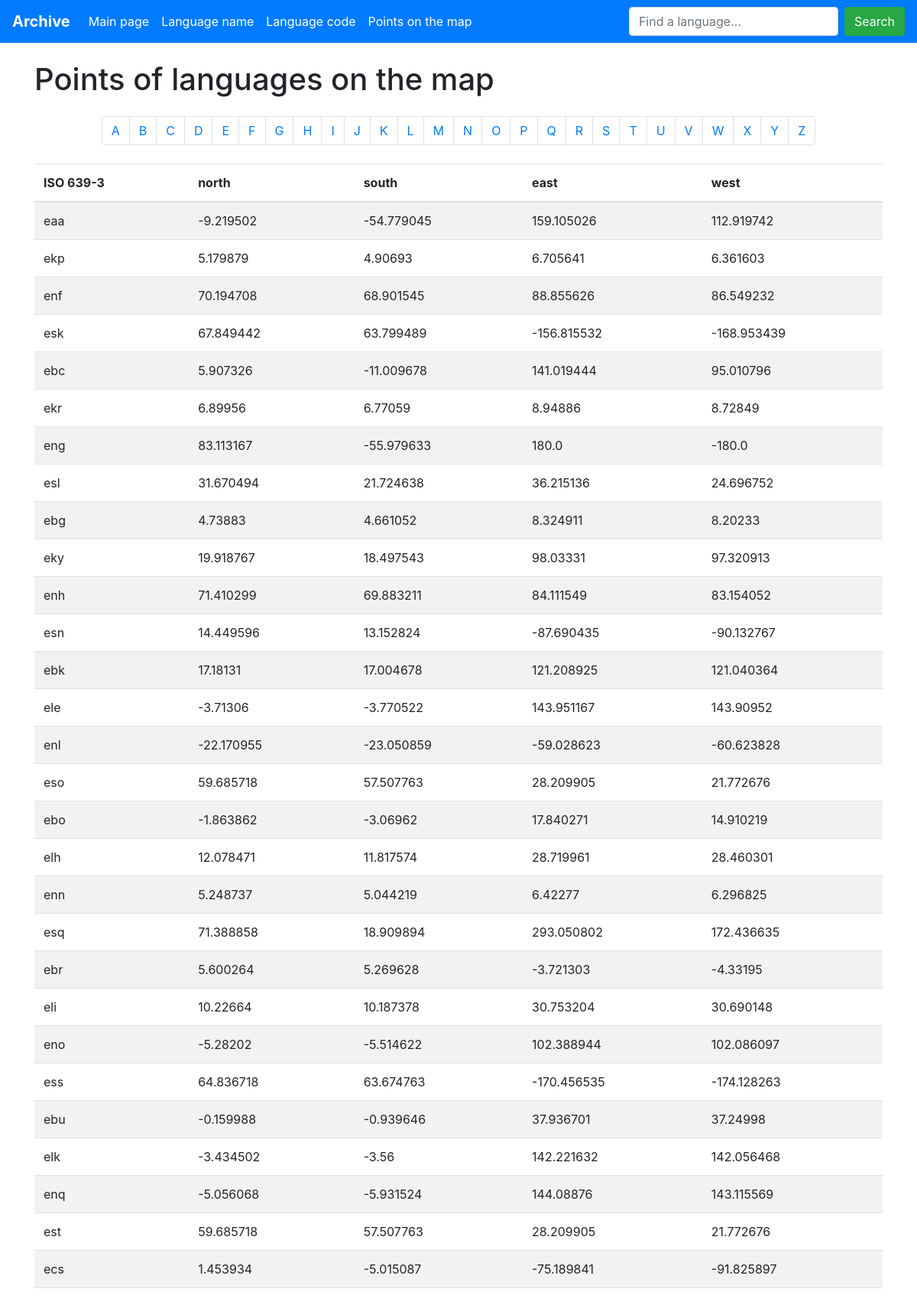
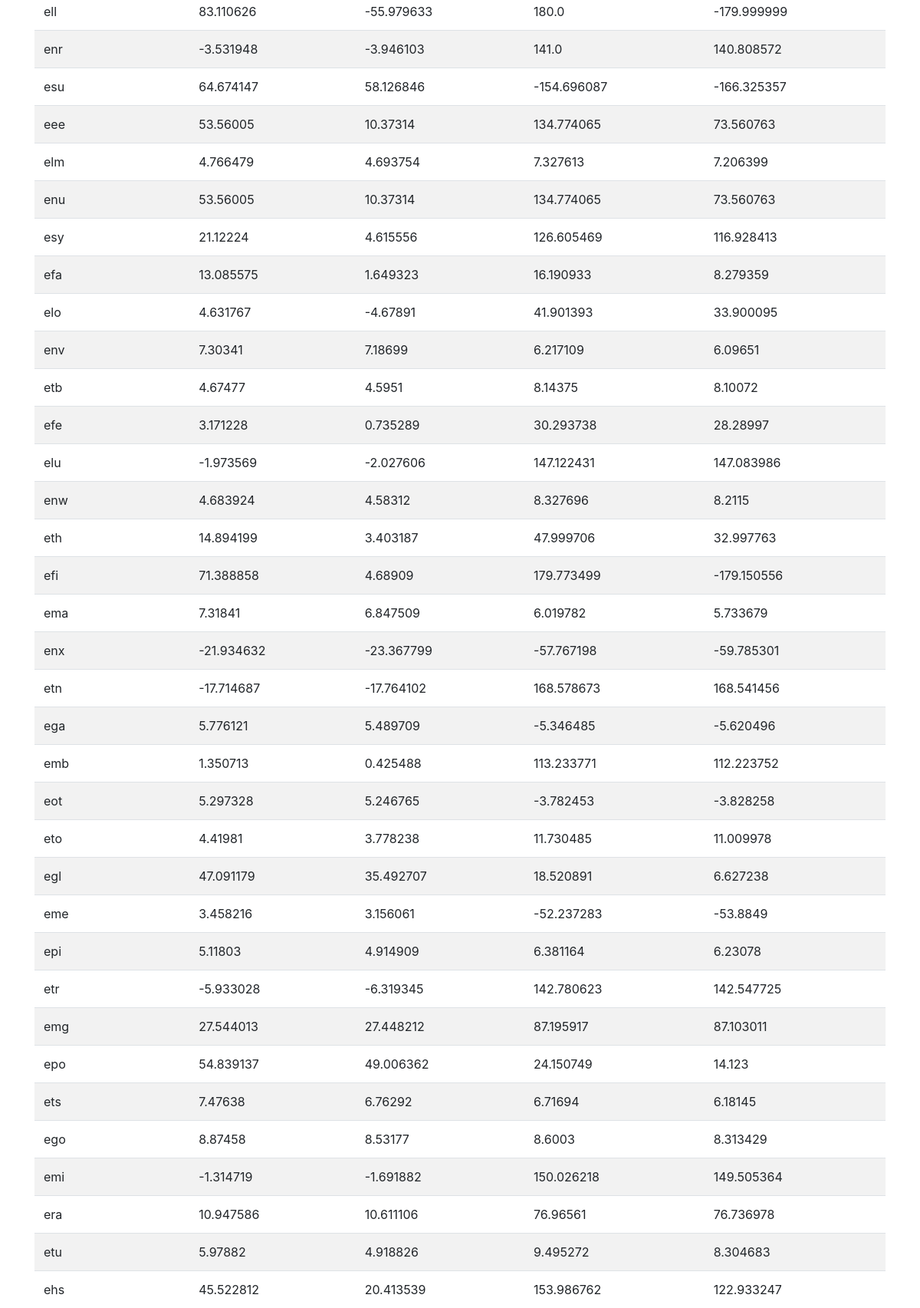
The app's page /browse/map-points/e (upper part) with its own data (2 pictures, top to bottom).
### langs/models.py (models this page shows, shortened)
class MapPoint(models.Model):
    iso = models.ForeignKey(Iso, on_delete=models.CASCADE)
    north = models.FloatField()
    south = models.FloatField()
    east = models.FloatField()
    west = models.FloatField()
    class Meta:
        db_table = 'map_point'

class Iso(models.Model):
    iso = models.CharField(max_length=3)
    class Meta:
        db_table = 'iso'
    def __str__(self):
        return self.iso

### langs/views.py (the view)
# urls.py: path('browse/map-points/', MapPointsView.as_view(), name='map_points'),
class MapPointsView(views.View):
    def get(self, request, letter='a'):
        context = {
            'map_points': MapPoint.objects.order_by('iso').filter(iso__iso__istartswith=letter),
            'pagination_letters': 'ABCDEFGHIJKLMNOPQRSTUVWXYZ',
        }
        return render(request, 'langs/points.html', context=context)

### langs/templates/langs/points.html (shortened to what this page needs)
{% extends './base.html' %}
{% load static %}
{% block header %}
  <div class="container my-4">
<h1>Points of languages on the map</h1>
  </div>
{% endblock %}
{% block pagination %}
  <div class="my-4">
    <nav aria-label="Page navigation example my-4">
      <ul class="pagination justify-content-center">
        {% for letter in pagination_letters %}
          <li class="page-item"><a class="page-link" href="/browse/map-points/{{ letter.lower }}">{{ letter }}</a></li>
        {% endfor %}
      </ul>
    </nav>
  </div>
{% endblock %}
{% block content %}
<div class="container my-4">
<table class="table table-striped">
  <thead>
    <tr>
      <th scope="col">ISO 639-3</th>
      <th scope="col">north</th>
      <th scope="col">south</th>
      <th scope="col">east</th>
      <th scope="col">west</th>
    </tr>
  </thead>
  <tbody>
    {% for point in map_points %}
      <tr>
        <td>{{ point.iso }}</td>
        <td>{{ point.north }}</td>
        <td>{{ point.south }}</td>
        <td>{{ point.east }}</td>
        <td>{{ point.west }}</td>
      </tr>
    {% endfor %}
  </tbody>
</table>
</div>
{% endblock %}

### records on screen
MapPoint: iso "eaa", north "-9.219502", south "-54.779045", east "159.105026", west "112.919742"
MapPoint: iso "ekp", north "5.179879", south "4.90693", east "6.705641", west "6.361603"
MapPoint: iso "ekr", north "6.89956", south "6.77059", east "8.94886", west "8.72849"
MapPoint: iso "eky", north "19.918767", south "18.497543", east "98.03331", west "97.320913"
MapPoint: iso "eso", north "59.685718", south "57.507763", east "28.209905", west "21.772676"
MapPoint: iso "esq", north "71.388858", south "18.909894", east "293.050802", west "172.436635"
MapPoint: iso "eli", north "10.22664", south "10.187378", east "30.753204", west "30.690148"
MapPoint: iso "est", north "59.685718", south "57.507763", east "28.209905", west "21.772676"
MapPoint: iso "ecs", north "1.453934", south "-5.015087", east "-75.189841", west "-91.825897"
MapPoint: iso "esu", north "64.674147", south "58.126846", east "-154.696087", west "-166.325357"
MapPoint: iso "eee", north "53.56005", south "10.37314", east "134.774065", west "73.560763"
MapPoint: iso "etb", north "4.67477", south "4.5951", east "8.14375", west "8.10072"
MapPoint: iso "eth", north "14.894199", south "3.403187", east "47.999706", west "32.997763"
MapPoint: iso "ema", north "7.31841", south "6.847509", east "6.019782", west "5.733679"
MapPoint: iso "etn", north "-17.714687", south "-17.764102", east "168.578673", west "168.541456"
MapPoint: iso "ega", north "5.776121", south "5.489709", east "-5.346485", west "-5.620496"
MapPoint: iso "emb", north "1.350713", south "0.425488", east "113.233771", west "112.223752"
MapPoint: iso "eot", north "5.297328", south "5.246765", east "-3.782453", west "-3.828258"
MapPoint: iso "eto", north "4.41981", south "3.778238", east "11.730485", west "11.009978"
MapPoint: iso "egl", north "47.091179", south "35.492707", east "18.520891", west "6.627238"
MapPoint: iso "eme", north "3.458216", south "3.156061", east "-52.237283", west "-53.8849"
MapPoint: iso "epi", north "5.11803", south "4.914909", east "6.381164", west "6.23078"
MapPoint: iso "etr", north "-5.933028", south "-6.319345", east "142.780623", west "142.547725"
MapPoint: iso "emg", north "27.544013", south "27.448212", east "87.195917", west "87.103011"
MapPoint: iso "epo", north "54.839137", south "49.006362", east "24.150749", west "14.123"
MapPoint: iso "ets", north "7.47638", south "6.76292", east "6.71694", west "6.18145"
MapPoint: iso "ego", north "8.87458", south "8.53177", east "8.6003", west "8.313429"
MapPoint: iso "emi", north "-1.314719", south "-1.691882", east "150.026218", west "149.505364"
MapPoint: iso "era", north "10.947586", south "10.611106", east "76.96561", west "76.736978"
MapPoint: iso "etu", north "5.97882", south "4.918826", east "9.495272", west "8.304683"

### other values on screen
{{ letter }} "A" "B" "C" "D" "E" "F" "G" "H" "I" "J" "K" "L" "M" "N" "O" "P" "Q" "R" "S" "T" "U" "V" "W" "X" "Y" "Z"
